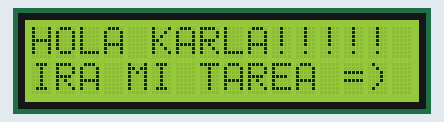
This sketch was run on a simulated Arduino Uno, built with avr-gcc and run on an emulated ATmega328P. Parts: 16×2 character LCD.

Above: at 0.26 s.
At 1.47 s:
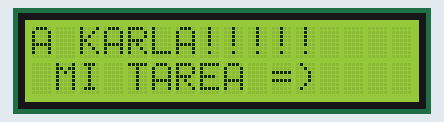
At 3.07 s:
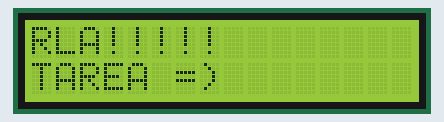
At 6.1 s:
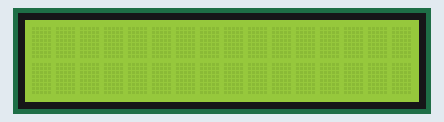
At 11.47 s:
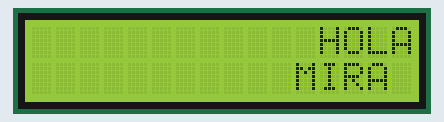
At 17.08 s:
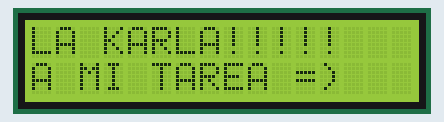

The sketch:

Tarea_4.ino
```cpp
//Universidad Nacional Autonoma de México, Nombre, Apellidos #cta
#include <LiquidCrystal.h>          // Libreria de LCD
LiquidCrystal lcd(1, 2,4, 5, 6, 7); // RS, ENABLE, D4, D5, D6, D7
void setup() {
  lcd.begin(16,2);                  // LCD DE 16X2
  lcd.clear();
  lcd.setCursor(1,0);
  lcd.print("HOLA KARLA!!!!!");
  lcd.setCursor(0,1);
  lcd.print("MIRA MI TAREA =)");
}

void loop() {
  lcd.setCursor(16,1);
  lcd.autoscroll();
  lcd.print(" ");
  delay(400);
}
```

Measured:
- by itself, everything shown: repeats every 16.0 s, in 32 steps
- what the display in image 1 shows lasts 0.4 s, from 1.3 s to 1.7 s
- what the display in image 3 shows lasts 3.6 s, from 6.1 s to 9.7 s
